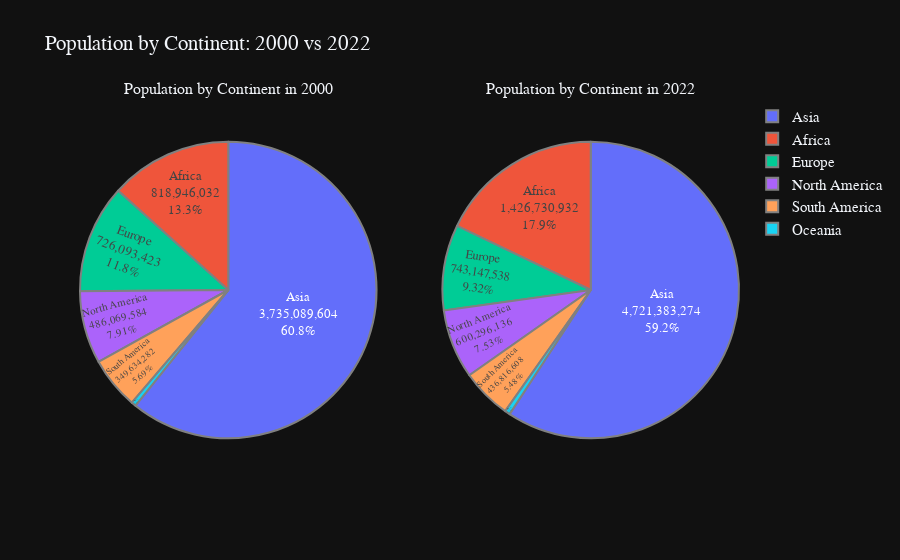

The notebook cell saved with this chart:
### Code cell
population2000 = data.groupby(by='Continent')['2000 Population'].sum()
population2022 = data.groupby(by='Continent')['2022 Population'].sum()

fig = make_subplots(
    rows=1, cols=2,
    specs=[[{'type': 'domain'}, {'type': 'domain'}]],
    subplot_titles=['Population by Continent in 2000', 'Population by Continent in 2022']
)

fig.add_trace(
    px.pie(
        values=population2000.values,
        names=population2000.index,
        color_discrete_sequence=px.colors.sequential.Mint
    ).update_traces(
        textinfo='label+percent+value',
        textposition='inside',
        textfont_size=13,
        marker=dict(line=dict(color='gray', width=2))
    ).data[0],
    row=1, col=1
)

fig.add_trace(
    px.pie(
        values=population2022.values,
        names=population2022.index,
        color_discrete_sequence=px.colors.sequential.Mint
    ).update_traces(
        textinfo='label+percent+value',
        textposition='inside',
        textfont_size=13,
        marker=dict(line=dict(color='gray', width=2))
    ).data[0],
    row=1, col=2
)

fig.update_layout(
    title_text='Population by Continent: 2000 vs 2022',
    template='plotly_dark',
    font=dict(size=15, family='Franklin Gothic')
)

fig.show()

### Figure 1 — Plotly figure (JSON) as saved in the notebook; plotly's stock layout.template omitted (floating-point values rounded to 4 significant figures)
{"data": [{"domain": {"x": [0, 0.45], "y": [0, 1]}, "hovertemplate": "label=%{label}<br>value=%{value}<extra></extra>", "labels": ["Africa", "Asia", "Europe", "North America", "Oceania", "South America"], "legendgroup": "", "marker": {"line": {"color": "gray", "width": 2}}, "name": "", "showlegend": true, "textfont": {"size": 13}, "textinfo": "label+percent+value", "textposition": "inside", "type": "pie", "values": [818946032, 3735089604, 726093423, 486069584, 31222778, 349634282]}, {"domain": {"x": [0.55, 1], "y": [0, 1]}, "hovertemplate": "label=%{label}<br>value=%{value}<extra></extra>", "labels": ["Africa", "Asia", "Europe", "North America", "Oceania", "South America"], "legendgroup": "", "marker": {"line": {"color": "gray", "width": 2}}, "name": "", "showlegend": true, "textfont": {"size": 13}, "textinfo": "label+percent+value", "textposition": "inside", "type": "pie", "values": [1426730932, 4721383274, 743147538, 600296136, 45038554, 436816608]}], "layout": {"annotations": [{"font": {"size": 16}, "showarrow": false, "text": "Population by Continent in 2000", "x": 0.225, "xanchor": "center", "xref": "paper", "y": 1, "yanchor": "bottom", "yref": "paper"}, {"font": {"size": 16}, "showarrow": false, "text": "Population by Continent in 2022", "x": 0.775, "xanchor": "center", "xref": "paper", "y": 1, "yanchor": "bottom", "yref": "paper"}], "autosize": true, "font": {"family": "Franklin Gothic", "size": 15}, "title": {"text": "Population by Continent: 2000 vs 2022"}}}
